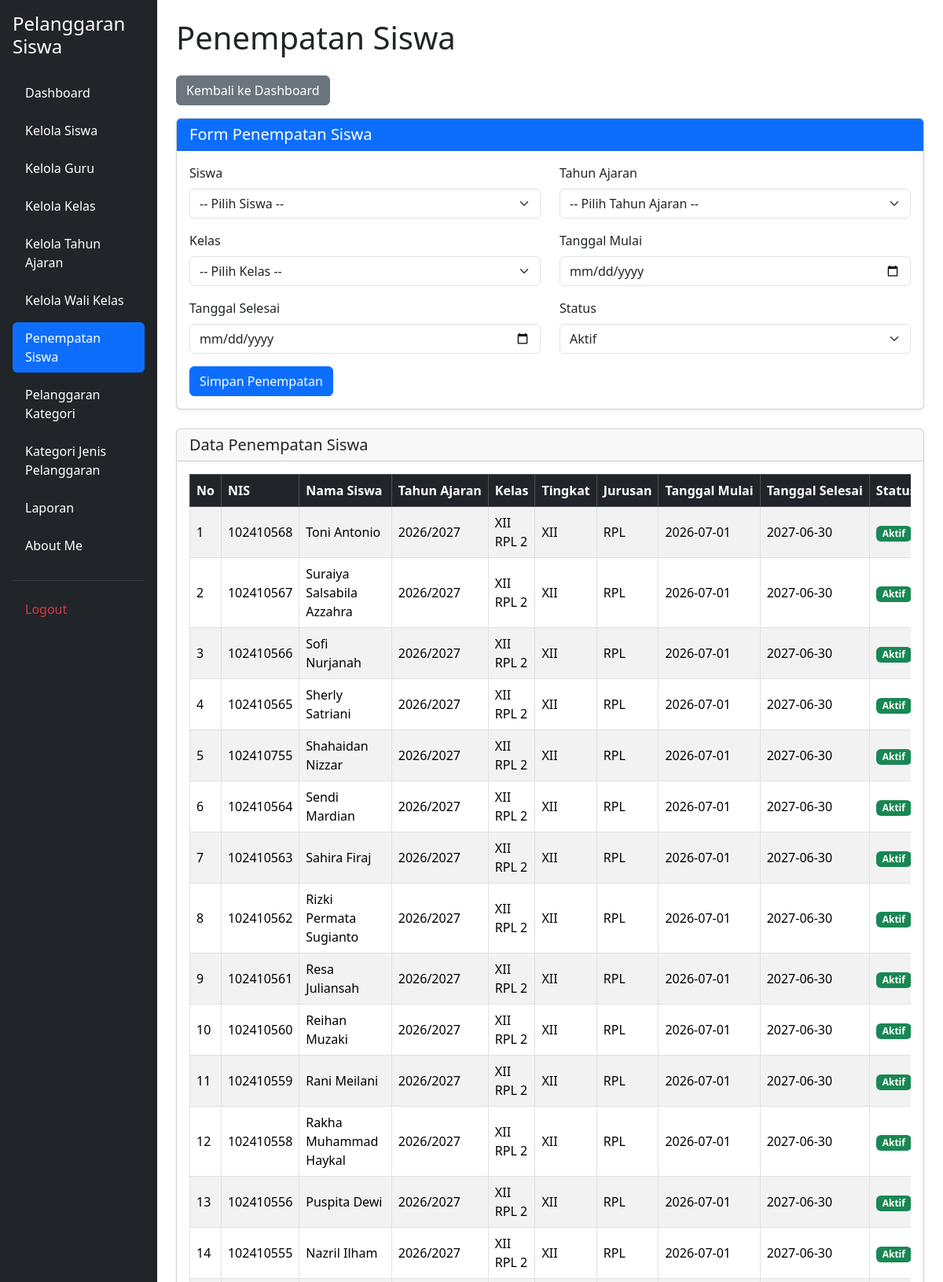
The page /penempatan_siswa.php (signed in, upper part) on the database its author committed.
### tables this page shows
CREATE TABLE `t_kelas_siswa` (
  `id` int(11) NOT NULL,
  `siswa_id` int(11) DEFAULT NULL,
  `tahun_ajaran_id` int(11) DEFAULT NULL,
  `kelas_id` int(11) DEFAULT NULL,
  `tanggal_mulai` date NOT NULL,
  `tanggal_selesai` date NOT NULL,
  `status_aktif` tinyint(1) NOT NULL,
  `created_at` timestamp NOT NULL DEFAULT current_timestamp(),
  `updated_at` timestamp NOT NULL DEFAULT current_timestamp()
);

CREATE TABLE `t_siswa` (
  `id` int(11) NOT NULL,
  `nis` varchar(10) DEFAULT NULL,
  `nisn` varchar(10) NOT NULL,
  `nama` varchar(150) DEFAULT NULL,
  `jenis_kelamin` char(1) NOT NULL,
  `tanggal_lahir` date NOT NULL,
  `alamat` text NOT NULL,
  `status_aktif` tinyint(1) NOT NULL,
  `created_at` timestamp NOT NULL DEFAULT current_timestamp(),
  `updated_at` timestamp NOT NULL DEFAULT current_timestamp()
);

CREATE TABLE `t_tahun_ajaran` (
  `id` int(11) NOT NULL,
  `nama` varchar(20) DEFAULT NULL,
  `tanggal_mulai` date NOT NULL,
  `tanggal_selesai` date NOT NULL,
  `status_aktif` tinyint(1) NOT NULL,
  `created_at` timestamp NOT NULL DEFAULT current_timestamp(),
  `updated_at` timestamp NOT NULL DEFAULT current_timestamp()
);

CREATE TABLE `t_kelas` (
  `id` int(11) NOT NULL,
  `nama` varchar(100) DEFAULT NULL,
  `tingkat` varchar(20) NOT NULL,
  `jurusan` varchar(100) NOT NULL,
  `status_aktif` tinyint(1) NOT NULL,
  `created_at` timestamp NOT NULL DEFAULT current_timestamp(),
  `updated_at` timestamp NOT NULL DEFAULT current_timestamp()
);

### penempatan_siswa.php (the view, shortened to what this page needs)
<?php
include 'config/koneksi.php';
$sql = "SELECT
            ks.id,
            s.nis,
            s.nama AS nama_siswa,
            ta.nama AS tahun_ajaran,
            k.nama AS nama_kelas,
            k.tingkat,
            k.jurusan,
            ks.tanggal_mulai,
            ks.tanggal_selesai,
            ks.status_aktif
        FROM t_kelas_siswa ks
        LEFT JOIN t_siswa s ON ks.siswa_id = s.id
        LEFT JOIN t_tahun_ajaran ta ON ks.tahun_ajaran_id = ta.id
        LEFT JOIN t_kelas k ON ks.kelas_id = k.id
        ORDER BY ks.id DESC";
$hasil = mysqli_query($koneksi, $sql);
?>
<!DOCTYPE html>
<html lang="id">
<head>
    <link href="https://cdn.jsdelivr.net/npm/bootstrap@5.3.8/dist/css/bootstrap.min.css"
          rel="stylesheet">
    <link href="https://cdn.datatables.net/2.3.4/css/dataTables.bootstrap5.min.css"
          rel="stylesheet">
</head>
<body>
<div class="container-fluid">
    <div class="row">
        <?php include 'layout/sidebar.php'; ?>
        <main class="col-md-9 col-lg-10 p-4">
            <h1 class="mb-4">Penempatan Siswa</h1>
            <div class="mb-3">
                <a href="dashboard.php" class="btn btn-secondary">
                    Kembali ke Dashboard
                </a>
            </div>
            <div class="card shadow-sm mb-4">
                <div class="card-header bg-primary text-white">
                    <h5 class="mb-0">Form Penempatan Siswa</h5>
                </div>
                <div class="card-body">
                    <form action="proses_simpan_penempatan.php"
                          method="POST">
                        <div class="row">
                            <div class="col-md-6 mb-3">
                                <label for="siswa_id" class="form-label">
                                    Siswa
                                </label>
                                <select name="siswa_id"
                                        id="siswa_id"
                                        class="form-select"
                                        required>
                                    <option value="">-- Pilih Siswa --</option>
                                </select>
                            </div>
                            <div class="col-md-6 mb-3">
                                <label for="tahun_ajaran_id" class="form-label">
                                    Tahun Ajaran
                                </label>
                                <select name="tahun_ajaran_id"
                                        id="tahun_ajaran_id"
                                        class="form-select"
                                        required>
                                    <option value="">
                                        -- Pilih Tahun Ajaran --
                                    </option>
                                </select>
                            </div>
                            <div class="col-md-6 mb-3">
                                <label for="kelas_id" class="form-label">
                                    Kelas
                                </label>
                                <select name="kelas_id"
                                        id="kelas_id"
                                        class="form-select"
                                        required>
                                    <option value="">
                                        -- Pilih Kelas --
                                    </option>
                                </select>
                            </div>
                            <div class="col-md-6 mb-3">
                                <label for="tanggal_mulai" class="form-label">
                                    Tanggal Mulai
                                </label>
                                <input type="date"
                                       name="tanggal_mulai"
                                       id="tanggal_mulai"
                                       class="form-control"
                                       required>
                            </div>
                            <div class="col-md-6 mb-3">
                                <label for="tanggal_selesai" class="form-label">
                                    Tanggal Selesai
                                </label>
                                <input type="date"
                                       name="tanggal_selesai"
                                       id="tanggal_selesai"
                                       class="form-control"
                                       required>
                            </div>
                            <div class="col-md-6 mb-3">
                                <label for="status_aktif" class="form-label">
                                    Status
                                </label>
                                <select name="status_aktif"
                                        id="status_aktif"
                                        class="form-select"
                                        required>
                                    <option value="1">Aktif</option>
                                </select>
                            </div>
                        </div>
                        <button type="submit" class="btn btn-primary">
                            Simpan Penempatan
                        </button>
                    </form>
                </div>
            </div>
            <div class="card shadow-sm">
                <div class="card-header">
                    <h5 class="mb-0">Data Penempatan Siswa</h5>
                </div>
                <div class="card-body">
                    <div class="table-responsive">
                        <table id="tabelPenempatan"
                               class="table table-striped table-bordered table-hover align-middle w-100">
                            <thead class="table-dark">
                                <tr>
                                    <th>No</th>
                                    <th>NIS</th>
                                    <th>Nama Siswa</th>
                                    <th>Tahun Ajaran</th>
                                    <th>Kelas</th>
                                    <th>Tingkat</th>
                                    <th>Jurusan</th>
                                    <th>Tanggal Mulai</th>
                                    <th>Tanggal Selesai</th>
                                    <th>Status</th>
                                </tr>
                            </thead>
                            <tbody>
                                <?php
                                $no = 1;
                                while ($row = mysqli_fetch_assoc($hasil)) {
                                ?>
                                    <tr>
                                        <td><?= $no++ ?></td>
                                        <td>
                                            <?= htmlspecialchars($row['nis'] ?? '-') ?>
                                        </td>
                                        <td>
                                            <?= htmlspecialchars($row['nama_siswa'] ?? '-') ?>
                                        </td>
                                        <td>
                                            <?= htmlspecialchars($row['tahun_ajaran'] ?? '-') ?>
                                        </td>
                                        <td>
                                            <?= htmlspecialchars($row['nama_kelas'] ?? '-') ?>
                                        </td>
                                        <td>
                                            <?= htmlspecialchars($row['tingkat'] ?? '-') ?>
                                        </td>
                                        <td>
                                            <?= htmlspecialchars($row['jurusan'] ?? '-') ?>
                                        </td>
                                        <td>
                                            <?= htmlspecialchars($row['tanggal_mulai'] ?? '-') ?>
                                        </td>
                                        <td>
                                            <?= htmlspecialchars($row['tanggal_selesai'] ?? '-') ?>
                                        </td>
                                        <td>
                                            <?php if ($row['status_aktif'] == 1) { ?>
                                                <span class="badge bg-success">
                                                    Aktif
                                                </span>
                                            <?php } else { ?>
                                                <span class="badge bg-danger">
                                                    Tidak Aktif
                                                </span>
                                            <?php } ?>
                                        </td>
                                    </tr>
                                <?php } ?>
                            </tbody>
                        </table>
                    </div>
                </div>
            </div>
        </main>
    </div>
</div>
</body>
</html>

### penempatan_siswa.php (style rules this page uses)
#tabelPenempatan thead th { white-space: nowrap; }

### rows shown on the page
t_kelas_siswa: siswa.nis "102410568", siswa.nama "Toni Antonio", tahun_ajaran.nama "2026/2027", kelas.nama "XII RPL 2", kelas.tingkat "XII", kelas.jurusan "RPL", tanggal_mulai "2026-07-01", tanggal_selesai "2027-06-30", status_aktif "Aktif"
t_kelas_siswa: siswa.nis "102410567", siswa.nama "Suraiya Salsabila Azzahra", tahun_ajaran.nama "2026/2027", kelas.nama "XII RPL 2", kelas.tingkat "XII", kelas.jurusan "RPL", tanggal_mulai "2026-07-01", tanggal_selesai "2027-06-30", status_aktif "Aktif"
t_kelas_siswa: siswa.nis "102410566", siswa.nama "Sofi Nurjanah", tahun_ajaran.nama "2026/2027", kelas.nama "XII RPL 2", kelas.tingkat "XII", kelas.jurusan "RPL", tanggal_mulai "2026-07-01", tanggal_selesai "2027-06-30", status_aktif "Aktif"
t_kelas_siswa: siswa.nis "102410565", siswa.nama "Sherly Satriani", tahun_ajaran.nama "2026/2027", kelas.nama "XII RPL 2", kelas.tingkat "XII", kelas.jurusan "RPL", tanggal_mulai "2026-07-01", tanggal_selesai "2027-06-30", status_aktif "Aktif"
t_kelas_siswa: siswa.nis "102410755", siswa.nama "Shahaidan Nizzar", tahun_ajaran.nama "2026/2027", kelas.nama "XII RPL 2", kelas.tingkat "XII", kelas.jurusan "RPL", tanggal_mulai "2026-07-01", tanggal_selesai "2027-06-30", status_aktif "Aktif"
t_kelas_siswa: siswa.nis "102410564", siswa.nama "Sendi Mardian", tahun_ajaran.nama "2026/2027", kelas.nama "XII RPL 2", kelas.tingkat "XII", kelas.jurusan "RPL", tanggal_mulai "2026-07-01", tanggal_selesai "2027-06-30", status_aktif "Aktif"
t_kelas_siswa: siswa.nis "102410563", siswa.nama "Sahira Firaj", tahun_ajaran.nama "2026/2027", kelas.nama "XII RPL 2", kelas.tingkat "XII", kelas.jurusan "RPL", tanggal_mulai "2026-07-01", tanggal_selesai "2027-06-30", status_aktif "Aktif"
t_kelas_siswa: siswa.nis "102410562", siswa.nama "Rizki Permata Sugianto", tahun_ajaran.nama "2026/2027", kelas.nama "XII RPL 2", kelas.tingkat "XII", kelas.jurusan "RPL", tanggal_mulai "2026-07-01", tanggal_selesai "2027-06-30", status_aktif "Aktif"
t_kelas_siswa: siswa.nis "102410561", siswa.nama "Resa Juliansah", tahun_ajaran.nama "2026/2027", kelas.nama "XII RPL 2", kelas.tingkat "XII", kelas.jurusan "RPL", tanggal_mulai "2026-07-01", tanggal_selesai "2027-06-30", status_aktif "Aktif"
t_kelas_siswa: siswa.nis "102410560", siswa.nama "Reihan Muzaki", tahun_ajaran.nama "2026/2027", kelas.nama "XII RPL 2", kelas.tingkat "XII", kelas.jurusan "RPL", tanggal_mulai "2026-07-01", tanggal_selesai "2027-06-30", status_aktif "Aktif"
t_kelas_siswa: siswa.nis "102410559", siswa.nama "Rani Meilani", tahun_ajaran.nama "2026/2027", kelas.nama "XII RPL 2", kelas.tingkat "XII", kelas.jurusan "RPL", tanggal_mulai "2026-07-01", tanggal_selesai "2027-06-30", status_aktif "Aktif"
t_kelas_siswa: siswa.nis "102410558", siswa.nama "Rakha Muhammad Haykal", tahun_ajaran.nama "2026/2027", kelas.nama "XII RPL 2", kelas.tingkat "XII", kelas.jurusan "RPL", tanggal_mulai "2026-07-01", tanggal_selesai "2027-06-30", status_aktif "Aktif"
t_kelas_siswa: siswa.nis "102410556", siswa.nama "Puspita Dewi", tahun_ajaran.nama "2026/2027", kelas.nama "XII RPL 2", kelas.tingkat "XII", kelas.jurusan "RPL", tanggal_mulai "2026-07-01", tanggal_selesai "2027-06-30", status_aktif "Aktif"
t_kelas_siswa: siswa.nis "102410555", siswa.nama "Nazril Ilham", tahun_ajaran.nama "2026/2027", kelas.nama "XII RPL 2", kelas.tingkat "XII", kelas.jurusan "RPL", tanggal_mulai "2026-07-01", tanggal_selesai "2027-06-30", status_aktif "Aktif"
